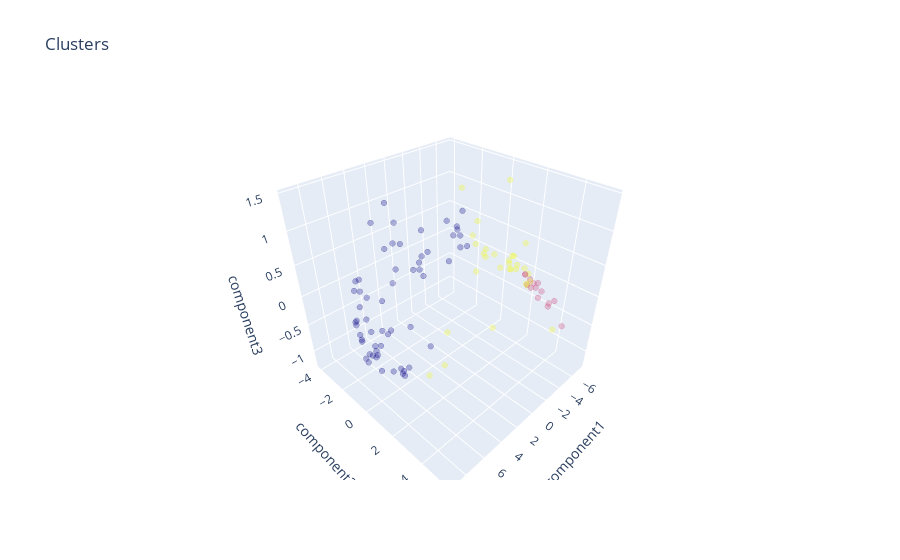

The notebook cell this image was saved under:
### Code cell
graph = go.Scatter3d(
    x= reviews_by_beer_style_PCA_clusters['component1'],
    y= reviews_by_beer_style_PCA_clusters['component2'],
    z= reviews_by_beer_style_PCA_clusters['component3'],
    mode='markers',
    marker=dict(
        color = reviews_by_beer_style_PCA_clusters['cluster'], 
        size= 2,
        line=dict(
            color= reviews_by_beer_style_PCA_clusters['cluster'],
            width= 12
        ),
        opacity=0.3
    )
)
data = [graph]
layout = go.Layout(
    title= 'Clusters',
    scene = dict(
        xaxis = dict(title  = 'component1'),
        yaxis = dict(title  = 'component2'),
        zaxis = dict(title  = 'component3')
    )
)
fig = go.Figure(data=data, layout=layout)
py.offline.iplot(fig)
